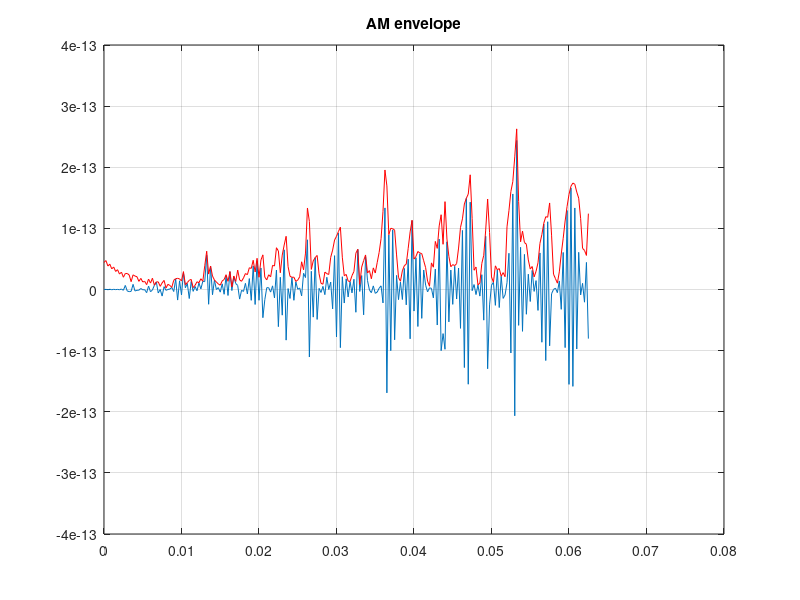

This chart was generated by the following MATLAB code:
% AM: огибающая
% m ≤ 1 норма; m > 1 — перемодуляция

m = 0.8;
fs2 = 4000;
ta = 0:1/fs2:0.0625;
msg = cos(2*pi*300*ta);
am = (1 + m*msg).*sin(2*pi*2000*ta);
np2 = 2^nextpow2(numel(am));
env = abs(hilbert([am(:); zeros(np2 - numel(am), 1)]));
env = env(1:numel(am));
figure;
plot(ta, am, ta, env, 'r');
title('AM envelope'); grid on;

%{
@play
{
 "title": "AM: огибающая",
 "groups": [
  {
   "name": "Модуляция",
   "controls": [
    {
     "var": "m",
     "label": "Индекс m",
     "min": 0.1,
     "max": 1.5,
     "step": 0.1,
     "default": 0.8
    }
   ]
  }
 ]
}
%}
